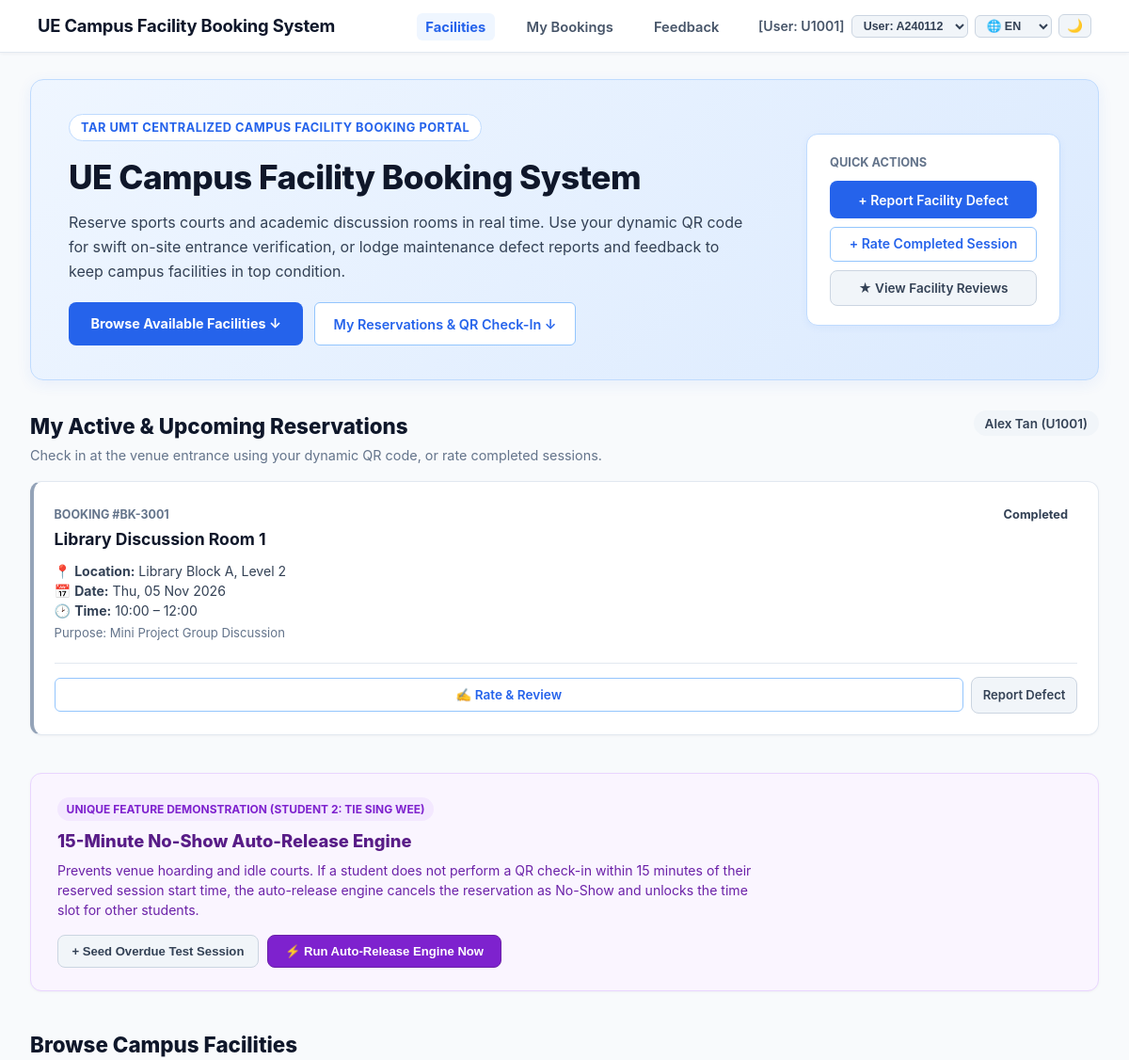
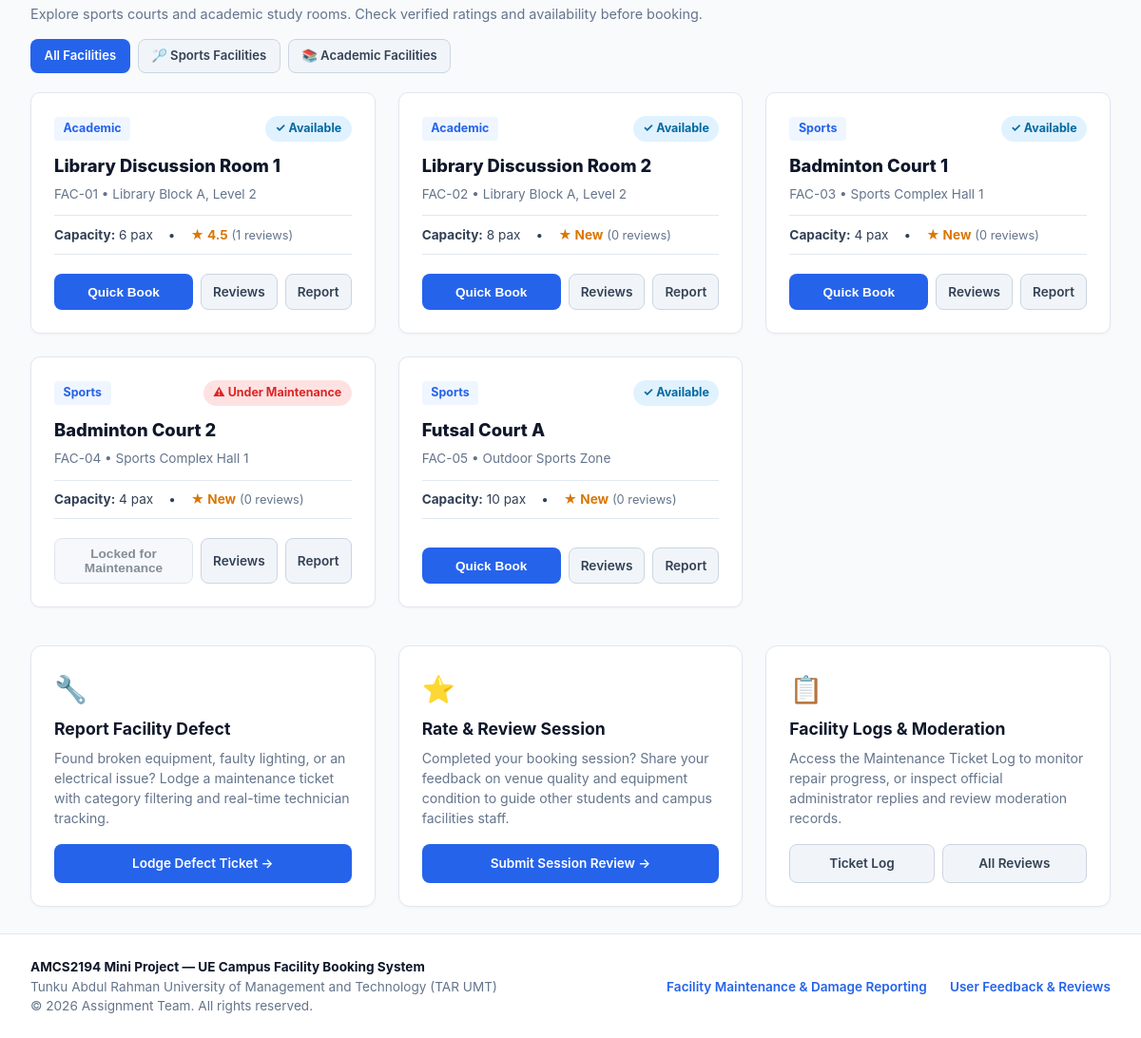
The page / on the database its author committed (2 pictures, top to bottom).
### tables this page shows
CREATE TABLE `user` (
  `UserID` varchar(10) NOT NULL,
  `FullName` varchar(100) NOT NULL,
  `CampusEmail` varchar(100) NOT NULL,
  `PhoneNo` varchar(15) NOT NULL,
  `UserRole` enum('Student','Staff','Admin','Technician') NOT NULL,
  `AccountStatus` enum('Active','Suspended','Inactive') DEFAULT 'Active',
  `PasswordHash` varchar(255) NOT NULL
);

CREATE TABLE `booking` (
  `BookingID` varchar(10) NOT NULL,
  `UserID` varchar(10) NOT NULL,
  `FacilityID` varchar(10) NOT NULL,
  `BookingDate` date NOT NULL,
  `StartTime` time NOT NULL,
  `EndTime` time NOT NULL,
  `Purpose` varchar(200) NOT NULL,
  `BookingStatus` enum('Confirmed','Checked-In','Cancelled','No-Show','Completed') DEFAULT 'Confirmed'
);

CREATE TABLE `facility` (
  `FacilityID` varchar(10) NOT NULL,
  `FacilityName` varchar(100) NOT NULL,
  `Category` enum('Sports','Academic') NOT NULL,
  `LocationBlock` varchar(50) NOT NULL,
  `Capacity` int(11) NOT NULL,
  `AvailabilityStatus` enum('Available','Under Maintenance','Closed') DEFAULT 'Available'
);

### index.php (the view, shortened to what the rows shown need)
<?php
require_once __DIR__ . '/includes/auth.php';
require_once __DIR__ . '/services/BookingService.php';
$bookingService  = new BookingService();
$currentUser = AuthService::getCurrentUser();
$categoryFilter = $_GET['category'] ?? 'ALL';
$searchQuery    = trim($_GET['search'] ?? '');
$userBookings = $bookingService->getUserBookings($currentUser['UserID']);
$facilities   = $bookingService->getAllFacilitiesWithStats($categoryFilter, $searchQuery);
require_once __DIR__ . '/includes/header.php';
?>
<div class="ui-card hero-banner-card">
    <div style="display: flex; justify-content: space-between; align-items: center; flex-wrap: wrap; gap: 1.5rem;">
        <div style="max-width: 720px;">
            <h1 style="font-size: 2.2rem; font-weight: 800; color: #0f172a; letter-spacing: -0.5px; margin-bottom: 0.6rem;">
                <?= htmlspecialchars(t('hero_title')) ?>
            </h1>
        </div>
    </div>
</div>
<div id="my-reservations" style="margin-bottom: 2.5rem;">
    <div class="page-header-row" style="margin-bottom: 1rem;">
        <div>
            <h2 style="font-size: 1.4rem; font-weight: 800; color: var(--text-heading); margin-bottom: 0.2rem;">
                <?= htmlspecialchars(t('sec_reservations')) ?>
            </h2>
        </div>
        <div>
            <span class="user-pill-chip">
                <?= htmlspecialchars($currentUser['FullName'] ?? 'Student') ?> (<?= htmlspecialchars($currentUser['UserID']) ?>)
            </span>
        </div>
    </div>
    <?php if (empty($userBookings)): ?>
        <div class="ui-card" style="text-align: center; padding: 2.5rem;">
            <p style="color: var(--text-muted); font-size: 0.95rem; margin-bottom: 1rem;"><?= htmlspecialchars(t('no_bookings_msg')) ?></p>
            <a href="#facility-directory" class="btn btn-primary-blue"><?= htmlspecialchars(t('btn_book_now')) ?></a>
        </div>
    <?php else: ?>
        <div style="display: grid; grid-template-columns: repeat(auto-fit, minmax(350px, 1fr)); gap: 1.25rem;">
            <?php foreach ($userBookings as $b):
                $status = $b['BookingStatus'];
                $statusBadgeClass = match($status) {
                    'Confirmed'   => 'pill-high',
                    'Checked-In'  => 'pill-low',
                    'Completed'   => 'pill-completed',
                    'No-Show'     => 'pill-critical',
                    default       => 'pill-medium'
                };
                $statusLabel = match($status) {
                    'Confirmed'   => t('status_confirmed'),
                    'Checked-In'  => t('status_checked_in'),
                    'Completed'   => t('status_completed'),
                    'No-Show'     => t('status_no_show'),
                    default       => $status
                };
            ?>
                <div class="ui-card" style="margin: 0; padding: 1.35rem; display: flex; flex-direction: column; justify-content: space-between; border-left: 4px solid <?= $status === 'Checked-In' ? '#10b981' : ($status === 'Confirmed' ? '#2563eb' : '#94a3b8') ?>;">
                    <div>
                        <div style="display: flex; justify-content: space-between; align-items: flex-start; margin-bottom: 0.6rem;">
                            <div>
                                <span style="font-size: 0.78rem; font-weight: 700; color: var(--text-muted); text-transform: uppercase;">
                                    <?= htmlspecialchars(t('lbl_booking')) ?> #<?= htmlspecialchars($b['BookingID']) ?>
                                </span>
                                <h3 style="font-size: 1.1rem; font-weight: 700; color: var(--text-heading); margin: 0.15rem 0 0 0;">
                                    <?= htmlspecialchars($b['FacilityName']) ?>
                                </h3>
                            </div>
                            <span class="pill-badge <?= $statusBadgeClass ?>" style="font-size: 0.8rem; padding: 0.25rem 0.65rem;">
                                <?= htmlspecialchars($statusLabel) ?>
                            </span>
                        </div>
                        <div style="font-size: 0.88rem; color: var(--text-body); margin-bottom: 0.85rem; line-height: 1.5;">
                            <div>&#128205; <strong><?= htmlspecialchars(t('lbl_location')) ?></strong> <?= htmlspecialchars($b['LocationBlock']) ?></div>
                            <div>&#128197; <strong><?= htmlspecialchars(t('lbl_date')) ?></strong> <?= htmlspecialchars(date('D, d M Y', strtotime($b['BookingDate']))) ?> </div>
                            <div>&#128337; <strong><?= htmlspecialchars(t('lbl_time')) ?></strong> <?= htmlspecialchars(substr($b['StartTime'], 0, 5)) ?> &ndash; <?= htmlspecialchars(substr($b['EndTime'], 0, 5)) ?></div>
                            <div style="color: var(--text-muted); font-size: 0.82rem; margin-top: 0.25rem;"><?= htmlspecialchars(t('lbl_purpose')) ?> <?= htmlspecialchars($b['Purpose']) ?></div>
                        </div>
                    </div>
                    <div style="display: flex; gap: 0.5rem; align-items: center; border-top: 1px solid var(--border-color); padding-top: 0.85rem; margin-top: 0.5rem;">
                        <?php if ($status === 'Confirmed'): ?>
                            <button type="button"
                                    class="btn btn-primary-blue"
                                    onclick="openQrModal('<?= htmlspecialchars($b['BookingID']) ?>', '<?= htmlspecialchars($b['FacilityName'], ENT_QUOTES) ?>', '<?= htmlspecialchars($b['BookingDate']) ?>', '<?= htmlspecialchars(substr($b['StartTime'], 0, 5)) ?> - <?= htmlspecialchars(substr($b['EndTime'], 0, 5)) ?>')"
                                    style="flex: 1; padding: 0.55rem; font-size: 0.85rem; font-weight: 700; display: inline-flex; justify-content: center; align-items: center; gap: 0.4rem;">
                                &#128241; <?= htmlspecialchars(t('btn_qr_checkin')) ?>
                            </button>
                        <?php elseif ($status === 'Completed'): ?>
                            <a href="modules/feedback/submit.php?booking_id=<?= urlencode($b['BookingID']) ?>" class="btn btn-outline-blue" style="flex: 1; padding: 0.55rem; font-size: 0.85rem; text-align: center;">
                                &#9997; <?= htmlspecialchars(t('btn_rate_review')) ?>
                            </a>
                        <?php endif; ?>
                        <a href="modules/maintenance/report.php?facility_id=<?= urlencode($b['FacilityID']) ?>" class="btn btn-cancel" style="padding: 0.55rem 0.75rem; font-size: 0.82rem;">
                            <?= htmlspecialchars(t('btn_report_short')) ?>
                        </a>
                    </div>
                </div>
            <?php endforeach; ?>
        </div>
    <?php endif; ?>
</div>
<div id="facility-directory" style="margin-bottom: 2.5rem;">
    <div class="page-header-row" style="margin-bottom: 1.25rem;">
        <div>
            <h2 style="font-size: 1.4rem; font-weight: 800; color: var(--text-heading); margin-bottom: 0.2rem;">
                <?= htmlspecialchars(t('sec_facilities')) ?>
            </h2>
        </div>
    </div>
    <div style="display: grid; grid-template-columns: repeat(auto-fill, minmax(320px, 1fr)); gap: 1.5rem;">
        <?php foreach ($facilities as $f):
            $isAvailable = ($f['AvailabilityStatus'] === 'Available');
            $avgScore = $f['AvgScore'] ? rtrim(rtrim(number_format((float)$f['AvgScore'], 2, '.', ''), '0'), '.') : 'New';
            $reviewsCount = (int)$f['ReviewCount'];
        ?>
            <div class="ui-card" style="margin: 0; padding: 1.5rem; display: flex; flex-direction: column; justify-content: space-between; border-radius: 10px;">
                <div>
                    <div style="display: flex; justify-content: space-between; align-items: center; margin-bottom: 0.75rem;">
                        <span style="font-size: 0.78rem; font-weight: 700; color: #2563eb; background: #eff6ff; padding: 0.2rem 0.6rem; border-radius: 4px;">
                            <?= htmlspecialchars($f['Category']) ?>
                        </span>
                        <?php if ($isAvailable): ?>
                            <span class="pill-badge pill-low" style="font-size: 0.78rem;">
                                &#10003; <?= htmlspecialchars(t('status_available')) ?>
                            </span>
                        <?php else: ?>
                            <span class="pill-badge pill-critical" style="font-size: 0.78rem;">
                                &#9888; <?= htmlspecialchars(t('status_maintenance')) ?>
                            </span>
                        <?php endif; ?>
                    </div>
                    <h3 style="font-size: 1.15rem; font-weight: 800; color: var(--text-heading); margin: 0 0 0.35rem 0;">
                        <?= htmlspecialchars($f['FacilityName']) ?>
                    </h3>
                    <div style="font-size: 0.85rem; color: var(--text-muted); margin-bottom: 0.75rem;">
                        <?= htmlspecialchars($f['FacilityID']) ?> &bull; <?= htmlspecialchars($f['LocationBlock']) ?>
                    </div>
                    <div style="display: flex; gap: 1rem; align-items: center; font-size: 0.85rem; color: var(--text-body); margin-bottom: 1.25rem; border-top: 1px solid var(--border-color); border-bottom: 1px solid var(--border-color); padding: 0.6rem 0;">
                        <div>
                            <strong><?= htmlspecialchars(t('lbl_capacity')) ?></strong> <?= htmlspecialchars((string)$f['Capacity']) ?> <?= htmlspecialchars(t('lbl_pax')) ?>
                        </div>
                        <div>&bull;</div>
                        <div>
                            <span style="color: #d97706; font-weight: 700;">★ <?= $avgScore ?></span>
                            <span style="color: var(--text-muted); font-size: 0.8rem;">(<?= $reviewsCount ?> <?= htmlspecialchars(t('lbl_reviews_count')) ?>)</span>
                        </div>
                    </div>
                </div>
                <div style="display: flex; gap: 0.5rem; flex-wrap: wrap;">
                    <?php if ($isAvailable): ?>
                        <button type="button" onclick="alert('Facility Booking Module: Ready for reservations! Initiating slot selection for <?= htmlspecialchars($f['FacilityName'], ENT_QUOTES) ?>.');" class="btn btn-primary-blue" style="flex: 1; padding: 0.5rem 0.75rem; font-size: 0.85rem; font-weight: 600;">
                            <?= htmlspecialchars(t('btn_quick_book')) ?>
                        </button>
                    <?php else: ?>
                        <button type="button" disabled class="btn btn-cancel" style="flex: 1; padding: 0.5rem 0.75rem; font-size: 0.85rem; cursor: not-allowed; opacity: 0.6;">
                            <?= htmlspecialchars(t('btn_locked_maint')) ?>
                        </button>
                    <?php endif; ?>
                    <a href="modules/feedback/index.php?facility_id=<?= urlencode($f['FacilityID']) ?>" class="btn btn-cancel" style="padding: 0.5rem 0.75rem; font-size: 0.85rem;">
                        <?= htmlspecialchars(t('btn_reviews')) ?>
                    </a>
                    <a href="modules/maintenance/report.php?facility_id=<?= urlencode($f['FacilityID']) ?>" class="btn btn-cancel" style="padding: 0.5rem 0.75rem; font-size: 0.85rem;">
                        <?= htmlspecialchars(t('btn_report')) ?>
                    </a>
                </div>
            </div>
        <?php endforeach; ?>
    </div>
</div>
<?php require_once __DIR__ . '/includes/footer.php'; ?>

### includes/header.php (shortened to what the rows shown need)
<?php
require_once __DIR__ . '/auth.php';
require_once __DIR__ . '/i18n.php';
$currentUser = AuthService::getCurrentUser();
$scriptName = $_SERVER['SCRIPT_NAME'] ?? '';
$pos = strpos($scriptName, '/UE-Campus-Facility-System');
if ($pos !== false) {
    $baseUrl = '/UE-Campus-Facility-System/';
} else {
    $baseUrl = '/';
}
$isAdmin      = ($currentUser['UserRole'] ?? '') === 'Admin';
$isTechnician = ($currentUser['UserRole'] ?? '') === 'Technician';
?>
<!DOCTYPE html>
<html lang="en">
<head>
    <link rel="stylesheet" href="<?= $baseUrl ?>assets/css/style.css">
</head>
<body>
<header class="navbar-top">
    <div class="nav-container">
        <nav>
            <ul class="nav-links">
                <li style="display: flex; align-items: center; gap: 0.45rem;">
                    <span class="user-badge-text">
                        <?php
                            $rolePrefix = $isAdmin ? 'Admin' : ($isTechnician ? 'Tech' : 'User');
                            echo '[' . $rolePrefix . ': ' . htmlspecialchars($currentUser['UserID']) . ']';
                        ?>
                    </span>
                    <form method="GET" style="margin: 0; display: inline;">
                        <select name="switch_user" onchange="this.form.submit()" class="nav-select-compact" title="Toggle persona for testing">
                        </select>
                    </form>
                    <form method="GET" style="margin: 0; display: inline;">
                        <select name="lang" onchange="this.form.submit()" class="nav-select-compact" title="<?= htmlspecialchars(t('lang_label')) ?>">
                        </select>
                    </form>
                    <button type="button" id="themeToggleBtn" onclick="toggleUeTheme()" class="theme-toggle-btn" title="<?= htmlspecialchars(t('theme_toggle')) ?>">
                    </button>
                </li>
            </ul>
        </nav>
    </div>
</header>
<main class="main-wrapper">

### rows shown on the page
user: UserRole "User", UserID "U1001", FullName "Alex Tan"
booking: BookingID "BK-3001", FacilityID.FacilityName "Library Discussion Room 1", BookingStatus "Completed", FacilityID.LocationBlock "Library Block A, Level 2", BookingDate "Thu, 05 Nov 2026", StartTime "10:00", EndTime "12:00", Purpose "Mini Project Group Discussion"
facility: Category "Academic", FacilityName "Library Discussion Room 1", FacilityID "FAC-01", LocationBlock "Library Block A, Level 2", Capacity "6", avgScore "4.5", reviewsCount "1"
facility: Category "Academic", FacilityName "Library Discussion Room 2", FacilityID "FAC-02", LocationBlock "Library Block A, Level 2", Capacity "8", avgScore "New", reviewsCount "0"
facility: Category "Sports", FacilityName "Badminton Court 1", FacilityID "FAC-03", LocationBlock "Sports Complex Hall 1", Capacity "4", avgScore "New", reviewsCount "0"
facility: Category "Sports", FacilityName "Badminton Court 2", FacilityID "FAC-04", LocationBlock "Sports Complex Hall 1", Capacity "4", avgScore "New", reviewsCount "0"
facility: Category "Sports", FacilityName "Futsal Court A", FacilityID "FAC-05", LocationBlock "Outdoor Sports Zone", Capacity "10", avgScore "New", reviewsCount "0"

### other values the page prints
t('brand_title') "UE Campus Facility Booking System"
t('nav_facilities') "Facilities"
t('nav_my_bookings') "My Bookings"
t('nav_feedback') "Feedback"
t('hero_badge') "TAR UMT CENTRALIZED CAMPUS FACILITY BOOKING PORTAL"
t('hero_title') "UE Campus Facility Booking System"
t('btn_browse_facilities') "Browse Available Facilities ↓"
t('btn_my_reservations') "My Reservations & QR Check-In ↓"
t('quick_actions') "QUICK ACTIONS"
t('btn_report_defect') "+ Report Facility Defect"
t('btn_rate_completed') "+ Rate Completed Session"
t('btn_view_reviews') "★ View Facility Reviews"
t('sec_reservations') "My Active & Upcoming Reservations"
t('sec_reservations_sub') "Check in at the venue entrance using your dynamic QR code, or rate completed sessions."
t('uf_badge') "UNIQUE FEATURE DEMONSTRATION (STUDENT 2: TIE SING WEE)"
